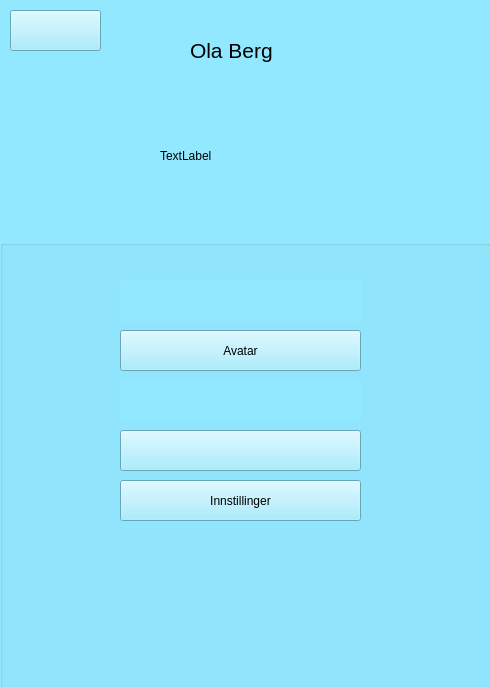
<?xml version="1.0" encoding="UTF-8"?>
<ui version="4.0">
 <class>ProfileDialog</class>
 <widget class="QDialog" name="ProfileDialog">
  <property name="geometry">
   <rect>
    <x>0</x>
    <y>0</y>
    <width>490</width>
    <height>687</height>
   </rect>
  </property>
  <property name="windowTitle">
   <string>Dialog</string>
  </property>
  <property name="styleSheet">
   <string notr="true">background-color: rgb(146, 232, 255);</string>
  </property>
  <widget class="QGroupBox" name="groupBox">
   <property name="geometry">
    <rect>
     <x>0</x>
     <y>240</y>
     <width>491</width>
     <height>481</height>
    </rect>
   </property>
   <property name="title">
    <string/>
   </property>
   <widget class="QPushButton" name="pushButton_Calender_Profile">
    <property name="geometry">
     <rect>
      <x>120</x>
      <y>40</y>
      <width>241</width>
      <height>41</height>
     </rect>
    </property>
    <property name="styleSheet">
     <string notr="true">border-image: url(:/Assets/Buttons/kalender_active.png);
border:none;</string>
    </property>
    <property name="text">
     <string/>
    </property>
   </widget>
   <widget class="QPushButton" name="pushButton_Tasks">
    <property name="geometry">
     <rect>
      <x>120</x>
      <y>190</y>
      <width>241</width>
      <height>41</height>
     </rect>
    </property>
    <property name="styleSheet">
     <string notr="true">color: rgb(0, 0, 0);
border-image: url(:/Assets/Buttons/oversikt_active.png);</string>
    </property>
    <property name="text">
     <string/>
    </property>
   </widget>
   <widget class="QPushButton" name="pushButton_Results_Profile">
    <property name="geometry">
     <rect>
      <x>120</x>
      <y>140</y>
      <width>241</width>
      <height>41</height>
     </rect>
    </property>
    <property name="styleSheet">
     <string notr="true">border-image: url(:/Assets/Buttons/resultater_active.png);
border:none;</string>
    </property>
    <property name="text">
     <string/>
    </property>
   </widget>
   <widget class="QPushButton" name="pushButton_Avatar_Profile">
    <property name="geometry">
     <rect>
      <x>120</x>
      <y>90</y>
      <width>241</width>
      <height>41</height>
     </rect>
    </property>
    <property name="styleSheet">
     <string notr="true">background-color: rgb(146, 232, 255);
color: rgb(0, 0, 0);</string>
    </property>
    <property name="text">
     <string>Avatar</string>
    </property>
   </widget>
   <widget class="QPushButton" name="pushButton_Settings_Profile">
    <property name="geometry">
     <rect>
      <x>120</x>
      <y>240</y>
      <width>241</width>
      <height>41</height>
     </rect>
    </property>
    <property name="styleSheet">
     <string notr="true">color: rgb(0, 0, 0);
background-color: rgb(146, 232, 255);</string>
    </property>
    <property name="text">
     <string>Innstillinger</string>
    </property>
   </widget>
  </widget>
  <widget class="QLabel" name="label_name">
   <property name="geometry">
    <rect>
     <x>190</x>
     <y>30</y>
     <width>131</width>
     <height>41</height>
    </rect>
   </property>
   <property name="font">
    <font>
     <pointsize>16</pointsize>
    </font>
   </property>
   <property name="styleSheet">
    <string notr="true">color: rgb(0, 0, 0);</string>
   </property>
   <property name="text">
    <string>Ola Berg</string>
   </property>
  </widget>
  <widget class="QLabel" name="label_profilePicture">
   <property name="geometry">
    <rect>
     <x>160</x>
     <y>90</y>
     <width>131</width>
     <height>131</height>
    </rect>
   </property>
   <property name="text">
    <string>TextLabel</string>
   </property>
  </widget>
  <widget class="QPushButton" name="pushButton">
   <property name="geometry">
    <rect>
     <x>10</x>
     <y>10</y>
     <width>91</width>
     <height>41</height>
    </rect>
   </property>
   <property name="styleSheet">
    <string notr="true">border-image: url(:/Assets/Buttons/gaa-tilbake_active.png);</string>
   </property>
   <property name="text">
    <string/>
   </property>
  </widget>
 </widget>
 <resources/>
 <connections/>
</ui>
